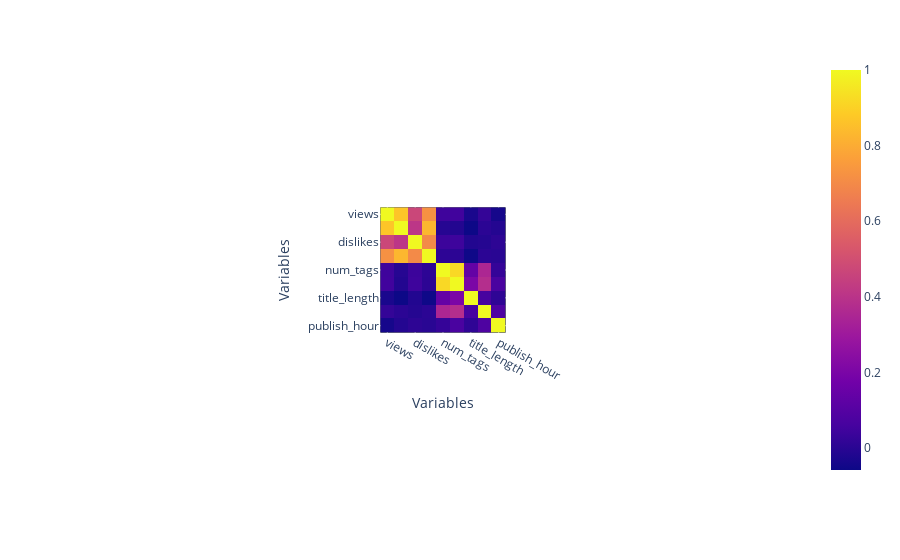

Here is the notebook cell this chart was saved with:
### Code cell
heatmap

### Figure 1 — Plotly figure (JSON) as saved in the notebook; plotly's stock layout.template omitted (floating-point values rounded to 4 significant figures)
{"data": [{"coloraxis": "coloraxis", "hovertemplate": "x: %{x}<br>y: %{y}<br>color: %{z}<extra></extra>", "name": "0", "type": "heatmap", "x": ["views", "likes", "dislikes", "comment_count", "num_tags", "tags_length", "title_length", "desc_length", "publish_hour"], "xaxis": "x", "y": ["views", "likes", "dislikes", "comment_count", "num_tags", "tags_length", "title_length", "desc_length", "publish_hour"], "yaxis": "y", "z": [[1, 0.8689, 0.4699, 0.7215, 0.04499, 0.04819, -0.0307, 0.0213, -0.0392], [0.8689, 1, 0.4074, 0.8313, -0.005882, -0.01339, -0.05828, 0.004491, -0.01119], [0.4699, 0.4074, 1, 0.7008, 0.03924, 0.04247, -0.01513, -0.008097, 0.00737], [0.7215, 0.8313, 0.7008, 1, 0.008197, 0.005127, -0.05457, 0.00399, -0.0004573], [0.04499, -0.005882, 0.03924, 0.008197, 1, 0.9177, 0.1405, 0.3511, 0.02526], [0.04819, -0.01339, 0.04247, 0.005127, 0.9177, 1, 0.202, 0.3784, 0.07017], [-0.0307, -0.05828, -0.01513, -0.05457, 0.1405, 0.202, 1, 0.06204, 0.01159], [0.0213, 0.004491, -0.008097, 0.00399, 0.3511, 0.3784, 0.06204, 1, 0.08118], [-0.0392, -0.01119, 0.00737, -0.0004573, 0.02526, 0.07017, 0.01159, 0.08118, 1]]}], "layout": {"autosize": true, "coloraxis": {"colorscale": [[0, "#0d0887"], [0.1111, "#46039f"], [0.2222, "#7201a8"], [0.3333, "#9c179e"], [0.4444, "#bd3786"], [0.5556, "#d8576b"], [0.6667, "#ed7953"], [0.7778, "#fb9f3a"], [0.8889, "#fdca26"], [1, "#f0f921"]]}, "margin": {"t": 60}, "plot_bgcolor": "#1c2039", "xaxis": {"anchor": "y", "autorange": true, "constrain": "domain", "domain": [0.4137, 0.5863], "range": [-0.5, 8.5], "scaleanchor": "y", "title": {"text": "Variables"}, "type": "category"}, "yaxis": {"anchor": "x", "autorange": true, "constrain": "domain", "domain": [0, 1], "range": [8.5, -0.5], "title": {"text": "Variables"}, "type": "category"}}}
